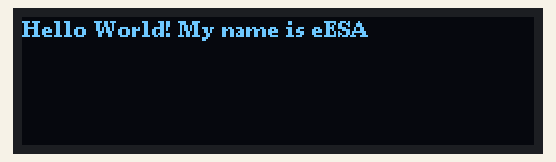
This program was run on a simulated nRF52 board. On the bench: 256×64 one-colour display. What the program prints to the serial monitor is not drawn.

Above: at 0.1 s.

The program:

main.cpp
```cpp
#include <U8g2lib.h>

int MOSIp = 10;
int SCKp = 45;
int DCp = 24;
int RSTp = 6;
int CSp = 11;
// U8G2_SSD1322_NHD_256X64_1_4W_SW_SPI u8g2(U8G2_R0, /* clock=*/SCKp, /* data=*/MOSIp, /* cs=*/CSp, /* dc=*/DCp, /* reset=*/RSTp);
U8G2_SSD1322_NHD_256X64_F_4W_HW_SPI u8g2(U8G2_R0, /* cs=*/CSp, /* dc=*/DCp, /* reset=*/RSTp);

void setup(void) {
  Serial.begin(115200);
  u8g2.begin();

  Serial.println("Successfully Initialized");
}

void loop(void) {
  u8g2.clearBuffer();					// clear the internal memory
  u8g2.setFont(u8g2_font_ncenB08_tr);	// choose a suitable font
  u8g2.drawStr(0,10,"Hello World! My name is eESA");	// write something to the internal memory
  u8g2.sendBuffer();					// transfer internal memory to the display
  delay(1000);
  // u8g2.clearBuffer();           // Clear the internal buffer
  // u8g2.drawBox(0, 0, 256, 64);  // Draw a box that fills the entire display
  // u8g2.sendBuffer();            // Send the buffer to the display
  // delay(1000);
}
```
